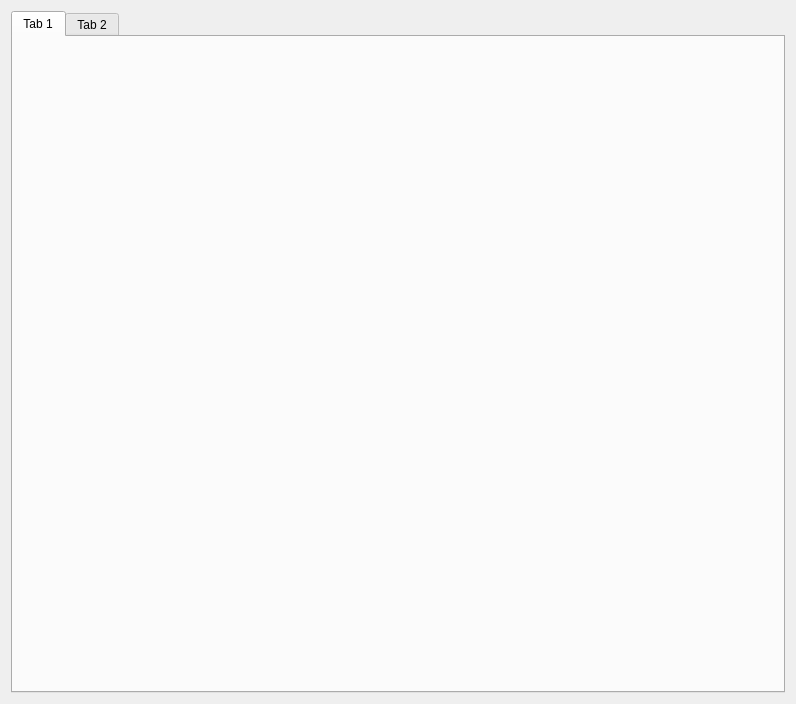
<?xml version="1.0" encoding="UTF-8"?>
<ui version="4.0">
 <class>Form</class>
 <widget class="QWidget" name="Form">
  <property name="geometry">
   <rect>
    <x>0</x>
    <y>0</y>
    <width>796</width>
    <height>704</height>
   </rect>
  </property>
  <property name="windowTitle">
   <string>Form</string>
  </property>
  <layout class="QHBoxLayout" name="horizontalLayout">
   <item>
    <widget class="QTabWidget" name="tabWidget">
     <property name="currentIndex">
      <number>0</number>
     </property>
     <widget class="QWidget" name="tab">
      <attribute name="title">
       <string>Tab 1</string>
      </attribute>
     </widget>
     <widget class="QWidget" name="tab_2">
      <attribute name="title">
       <string>Tab 2</string>
      </attribute>
      <layout class="QVBoxLayout" name="verticalLayout">
       <item>
        <widget class="QLabel" name="label">
         <property name="text">
          <string>TextLabel</string>
         </property>
         <property name="wordWrap">
          <bool>true</bool>
         </property>
        </widget>
       </item>
      </layout>
     </widget>
    </widget>
   </item>
  </layout>
 </widget>
 <resources/>
 <connections/>
</ui>
